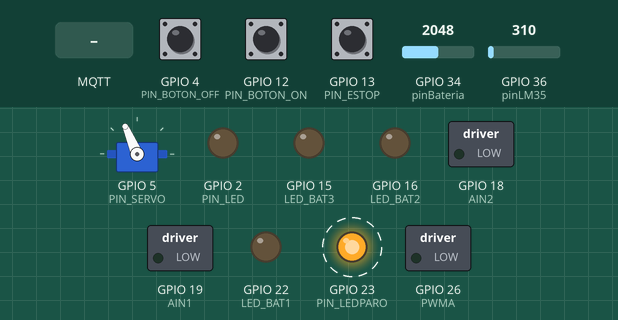
Bench run of a sketch on a simulated ESP32. Shown: servo, switched loads named in the sketch (green lamp = pin HIGH), output pins drawn as LEDs (lit = HIGH). Dashed ring = blinking. The inputs (shaded band) are chosen by the test bench; at power-on: GPIO 13 (PIN_ESTOP) HIGH, GPIO 4 (PIN_BOTON_OFF) HIGH, GPIO 12 (PIN_BOTON_ON) HIGH, GPIO 34 (pinBateria) = 2048, GPIO 36 (pinLM35) = 310 (analog values on the 0–4095 scale). WiFi joins after 1.5 s; servers stay silent unless stated; no MQTT or app messages arrive unless stated; what the sketch prints to the serial monitor is not drawn.

Above: at 2.31 s.
2.8 s: GPIO 13 (PIN_ESTOP) pulled LOW for 3.2 s
At 3.7 s:
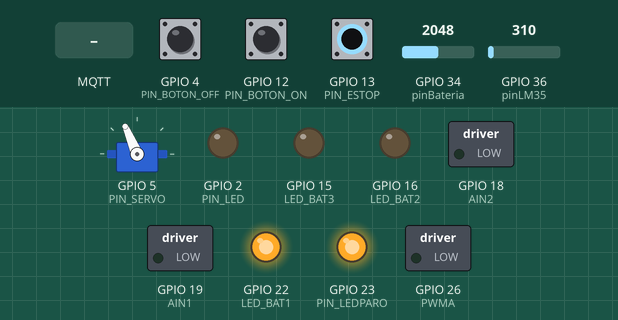
At 6.45 s:
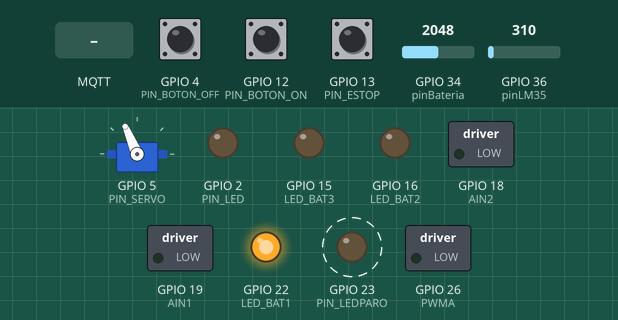
8.4 s: MQTT message "EMERGENCIA" arrives on the first subscribed topic
11.4 s: MQTT message "RESET_EMERGENCIA" arrives on the first subscribed topic
14.4 s: MQTT message "esp32/servo/control" arrives on the first subscribed topic
Timing chart, 0 to 18.4 s (numbered marks = the images above; inputs shaded):
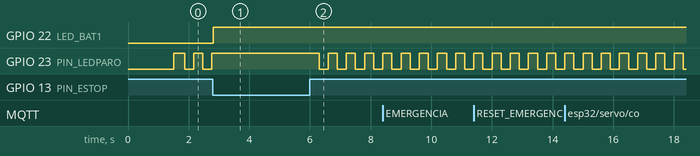

The sketch:

ControlAckermanMQTTs2.ino
```cpp
#include <WiFi.h>
#include <PubSubClient.h>
#include <ESP32Servo.h>

const char* ssid = "INFINITUM60B6";
const char* password = "NUPatFq39h";
const char* mqtt_server = "192.168.1.68";

WiFiClient espClient;
PubSubClient client(espClient);

long lastMsg = 0;

// Encendido y stop
const int PIN_BOTON_OFF = 4;
const int PIN_BOTON_ON  = 12;
const int PIN_LED = 2;
const int PIN_LEDPARO = 23;
bool ledState = false;
bool lastLedState = false;
bool buttonStateOn  = HIGH;
bool buttonStateOff = HIGH;
bool lastReadingOn  = HIGH;
bool lastReadingOff = HIGH;
unsigned long lastDebounceTimeOn  = 0;
unsigned long lastDebounceTimeOff = 0;
const unsigned long debounceDelay = 200;

// E-Stop (Paro de emergencia) - Boton normalmente cerrado
const int PIN_ESTOP = 13;
volatile bool emergencia = false;
bool flag = false;

// ---- Servo de direccion Ackermann (SIMETRICO) ----
const int PIN_SERVO = 5;
Servo servoDir;
const int SERVO_MIN   = 65;
const int SERVO_MAX   = 160;
const int SERVO_RECTO = 113;
int anguloActual = SERVO_RECTO;

// LEDs indicadores de bateria
const int LED_BAT1 = 22;  // Se enciende siempre que bat > 0% (nivel bajo)
const int LED_BAT2 = 16;  // Se enciende cuando bat >= 40%  (nivel medio)
const int LED_BAT3 = 15;  // Se enciende cuando bat >= 80%  (nivel alto)

// ---- Motor (TB6612FNG) ---- STBY puenteado a 3.3V
const int AIN1 = 19;
const int AIN2 = 18;
const int PWMA = 26;
const int PWM_FREQ = 1000;
const int PWM_RESOLUTION = 8;
const int VELOCIDAD_FIJA = 50;

// Leer sensores. BATERIA
const int pinBateria = 34;
const float voltajeMaxBat = 11.3;
const float voltajeMinBat = 8;
const float factorDivisor = 5.37;
float porcentajeBat = 0.0;
// LM35
const int pinLM35 = 36;
int adcTemp = 0;
float voltajeLM35 = 0.0;
float temperatura = 0.0;

// Parpadeo LED PARO en emergencia
unsigned long lastBlinkTime = 0;
bool blinkState = false;

// ---------- FUNCIONES MOTOR ----------
void motorForward(int speed) {
  digitalWrite(AIN1, HIGH);
  digitalWrite(AIN2, LOW);
  ledcWrite(PWMA, speed);
}

void motorBackward(int speed) {
  digitalWrite(AIN1, LOW);
  digitalWrite(AIN2, HIGH);
  ledcWrite(PWMA, speed);
}

void stopMotor() {
  digitalWrite(AIN1, LOW);
  digitalWrite(AIN2, LOW);
  ledcWrite(PWMA, 0);
}

// ---------- ACTUALIZAR LEDs DE BATERIA ----------
void actualizarLedsBateria() {
  if (porcentajeBat >= 80.0) {
    digitalWrite(LED_BAT1, HIGH);
    digitalWrite(LED_BAT2, HIGH);
    digitalWrite(LED_BAT3, HIGH);
  } else if (porcentajeBat >= 40.0) {
    digitalWrite(LED_BAT1, HIGH);
    digitalWrite(LED_BAT2, HIGH);
    digitalWrite(LED_BAT3, LOW);
  } else {
    digitalWrite(LED_BAT1, HIGH);
    digitalWrite(LED_BAT2, LOW);
    digitalWrite(LED_BAT3, LOW);
  }
}

// ---------- ISR PARO DE EMERGENCIA ----------
void IRAM_ATTR isrEmergencia() {
  static unsigned long ultimaISR = 0;
  unsigned long ahora = millis();
  if (ahora - ultimaISR < 300) return;
  ultimaISR = ahora;

  if (digitalRead(PIN_ESTOP) == LOW) return;

  emergencia = true;
  digitalWrite(PIN_LED, LOW);
  digitalWrite(AIN1, LOW);
  digitalWrite(AIN2, LOW);
}

// ---------- SETUP ----------
void setup() {
  Serial.begin(115200);

  setup_wifi();

  client.setServer(mqtt_server, 1883);
  client.setCallback(callback);

  analogReadResolution(12);
  analogSetAttenuation(ADC_11db);

  // LEDs indicadores de bateria
  pinMode(LED_BAT1, OUTPUT);
  pinMode(LED_BAT2, OUTPUT);
  pinMode(LED_BAT3, OUTPUT);
  digitalWrite(LED_BAT1, LOW);
  digitalWrite(LED_BAT2, LOW);
  digitalWrite(LED_BAT3, LOW);

  // Motor
  pinMode(AIN1, OUTPUT);
  pinMode(AIN2, OUTPUT);
  digitalWrite(AIN1, LOW);
  digitalWrite(AIN2, LOW);

  // Servo
  ESP32PWM::allocateTimer(0);
  ESP32PWM::allocateTimer(1);
  ESP32PWM::allocateTimer(2);
  ESP32PWM::allocateTimer(3);
  servoDir.setPeriodHertz(50);
  servoDir.attach(PIN_SERVO, 500, 2400);
  servoDir.write(SERVO_RECTO);

  // PWM del motor
  ledcAttach(PWMA, PWM_FREQ, PWM_RESOLUTION);
  ledcWrite(PWMA, 0);

  // Arranque y paro
  pinMode(PIN_BOTON_ON, INPUT_PULLUP);
  pinMode(PIN_BOTON_OFF, INPUT_PULLUP);
  pinMode(PIN_LED, OUTPUT);
  pinMode(PIN_LEDPARO, OUTPUT);
  digitalWrite(PIN_LED, LOW);
  digitalWrite(PIN_LEDPARO, HIGH);

  // E-Stop
  pinMode(PIN_ESTOP, INPUT_PULLUP);
  attachInterrupt(digitalPinToInterrupt(PIN_ESTOP), isrEmergencia, RISING);

  if (digitalRead(PIN_ESTOP) == HIGH) {
    emergencia = true;
  }
}

// ---------- LOOP ----------
void loop() {

  if (!client.connected()) {
    reconnect();
  }

  client.loop();

  // Si hay emergencia, mantener motor apagado y parpadear LED PARO
  if (emergencia) {
    stopMotor();

    if (lastLedState != ledState || ledState) {
      ledState = false;
      lastLedState = false;
      client.publish("arranque/paro", "EMERGENCIA");
      digitalWrite(PIN_LED, LOW);
      Serial.println("PARO DE EMERGENCIA ACTIVADO");
    }

    // Parpadeo del LED PARO en emergencia (300ms ON / 300ms OFF)
    unsigned long ahora = millis();
    if (ahora - lastBlinkTime >= 300) {
      lastBlinkTime = ahora;
      blinkState = !blinkState;
      digitalWrite(PIN_LEDPARO, blinkState ? HIGH : LOW);
    }

    if (flag == false && digitalRead(PIN_ESTOP) == LOW) {
      emergencia = false;
      blinkState = false;
      digitalWrite(PIN_LEDPARO, HIGH);
      Serial.println("E-Stop liberado. Presione ON o envie GO para reanudar.");
    }
    return;
  }

  // --- Operacion normal ---
  startStop();

  // Publicar estado arranque/paro SOLO cuando cambia
  if (ledState != lastLedState) {
    lastLedState = ledState;
    if (ledState) {
      client.publish("arranque/paro", "MOVIMIENTO");
      digitalWrite(PIN_LEDPARO, LOW);
      motorForward(VELOCIDAD_FIJA);
      Serial.println("Estado: MOVIMIENTO (motor adelante)");
    } else {
      client.publish("arranque/paro", "PARO");
      digitalWrite(PIN_LEDPARO, HIGH);
      stopMotor();
      Serial.println("Estado: PARO");
    }
  }

  // Seguridad: mantener motor apagado si no esta en movimiento
  if (!ledState) {
    stopMotor();
  }

  long now = millis();
  if (now - lastMsg > 1000) {
    lastMsg = now;
    enviarSensores();
    actualizarLedsBateria();
  }
}

// ---------- ENVIAR SENSORES ----------
void enviarSensores() {
  // BATERIA
  long sumaADC = 0;
  for (int i = 0; i < 20; i++) {
    sumaADC += analogRead(pinBateria);
    delayMicroseconds(500);
  }
  float promedioADC = sumaADC / 20.0;
  float voltajePin = promedioADC * (3.3 / 4095.0);
  float voltajeBateria = voltajePin * factorDivisor;
  porcentajeBat = (voltajeBateria - voltajeMinBat) / (voltajeMaxBat - voltajeMinBat) * 100.0;
  porcentajeBat = constrain(porcentajeBat, 0.0, 100.0);

  // LM35
  adcTemp = analogRead(pinLM35);
  voltajeLM35 = (adcTemp * 5) / 4095.0;
  temperatura = voltajeLM35 * 100.0;

  char bat[10];
  dtostrf(porcentajeBat, 1, 1, bat);
  client.publish("bateria/porcentaje", bat);

  char temp[10];
  dtostrf(temperatura, 1, 3, temp);
  client.publish("LM35/uno", temp);
}

// ---------- APAGAR TODO ----------
void apagarTodo() {
  servoDir.write(SERVO_RECTO);
  anguloActual = SERVO_RECTO;
  stopMotor();
}

// ---------- WIFI ----------
void setup_wifi() {
  delay(10);
  Serial.println();
  Serial.print("Conectando a ");
  Serial.println(ssid);

  WiFi.begin(ssid, password);

  while (WiFi.status() != WL_CONNECTED) {
    delay(500);
    Serial.print(".");
  }

  Serial.println("");
  Serial.println("WiFi conectado");
  Serial.print("IP: ");
  Serial.println(WiFi.localIP());
}

// ---------- CALLBACK MQTT ----------
void callback(char* topic, byte* message, unsigned int length) {

  Serial.print("Mensaje recibido en topic: ");
  Serial.print(topic);
  Serial.print(". Mensaje: ");

  String messageTemp;

  for (int i = 0; i < length; i++) {
    Serial.print((char)message[i]);
    messageTemp += (char)message[i];
  }
  Serial.println();

  // E-Stop remoto desde interfaz
  if (messageTemp == "EMERGENCIA") {
    emergencia = true;
    flag = true;
    stopMotor();
    ledState = false;
    digitalWrite(PIN_LED, LOW);
    client.publish("arranque/paro", "EMERGENCIA");
    Serial.println("PARO DE EMERGENCIA REMOTO");
    return;
  }

  // Si hay emergencia, solo permitir RESET
  if (emergencia) {
    if (messageTemp == "RESET_EMERGENCIA" && digitalRead(PIN_ESTOP) == LOW) {
      emergencia = false;
      flag = false;
      blinkState = false;
      digitalWrite(PIN_LEDPARO, HIGH);
      Serial.println("Emergencia reseteada desde interfaz");
    }
    return;
  }

  // ---- Control del servo de direccion (desde control difuso) ----
  if (String(topic) == "esp32/servo/control" && ledState) {
    int angulo = messageTemp.toInt();
    if (angulo < SERVO_MIN) angulo = SERVO_MIN;
    if (angulo > SERVO_MAX) angulo = SERVO_MAX;

    servoDir.write(angulo);
    anguloActual = angulo;

    Serial.print("Servo -> ");
    Serial.print(angulo);
    Serial.println(" grados");
    return;
  }

  // ---- Comandos de arranque/paro ----
  if (messageTemp == "STOP") {
    ledState = false;
    digitalWrite(PIN_LED, LOW);
  }

  if (messageTemp == "GO") {
    ledState = true;
    digitalWrite(PIN_LED, HIGH);
  }
}

// ---------- RECONNECT MQTT ----------
void reconnect() {
  while (!client.connected()) {
    Serial.print("Intentando conexion MQTT... ");

    if (client.connect("ESP32Client")) {
      Serial.println("conectado");
      client.subscribe("esp32/servo/control");
      client.subscribe("esp32/arranque");
    } else {
      Serial.print("fallo, rc=");
      Serial.print(client.state());
      Serial.println(" intentando en 5 segundos");
      delay(5000);
    }
  }
}

void startStop() {
  bool readingOn = digitalRead(PIN_BOTON_ON);
  if (readingOn != lastReadingOn) {
    lastDebounceTimeOn = millis();
  }
  if ((millis() - lastDebounceTimeOn) > debounceDelay) {
    if (readingOn != buttonStateOn) {
      buttonStateOn = readingOn;
      if (buttonStateOn == LOW) {
        ledState = true;
        digitalWrite(PIN_LED, ledState);
        Serial.println("LED ENCENDIDO");
      }
    }
  }
  lastReadingOn = readingOn;

  // Boton OFF con doble lectura para filtrar ruido en GPIO4
  bool readingOff = digitalRead(PIN_BOTON_OFF);
  if (readingOff != lastReadingOff) {
    lastDebounceTimeOff = millis();
  }
  if ((millis() - lastDebounceTimeOff) > debounceDelay) {
    if (readingOff != buttonStateOff) {
      // Confirmar con segunda lectura para evitar falsos disparos
      delay(5);
      bool confirmacion = digitalRead(PIN_BOTON_OFF);
      if (confirmacion == readingOff && readingOff == LOW) {
        buttonStateOff = readingOff;
        ledState = false;
        digitalWrite(PIN_LED, ledState);
        Serial.println("LED APAGADO");
      } else if (confirmacion == readingOff) {
        buttonStateOff = readingOff;
      }
    }
  }
  lastReadingOff = readingOff;
}
```

Measured:
- after the input at 2.8 s, GPIO 22 (LED_BAT1): LOW → HIGH at once
